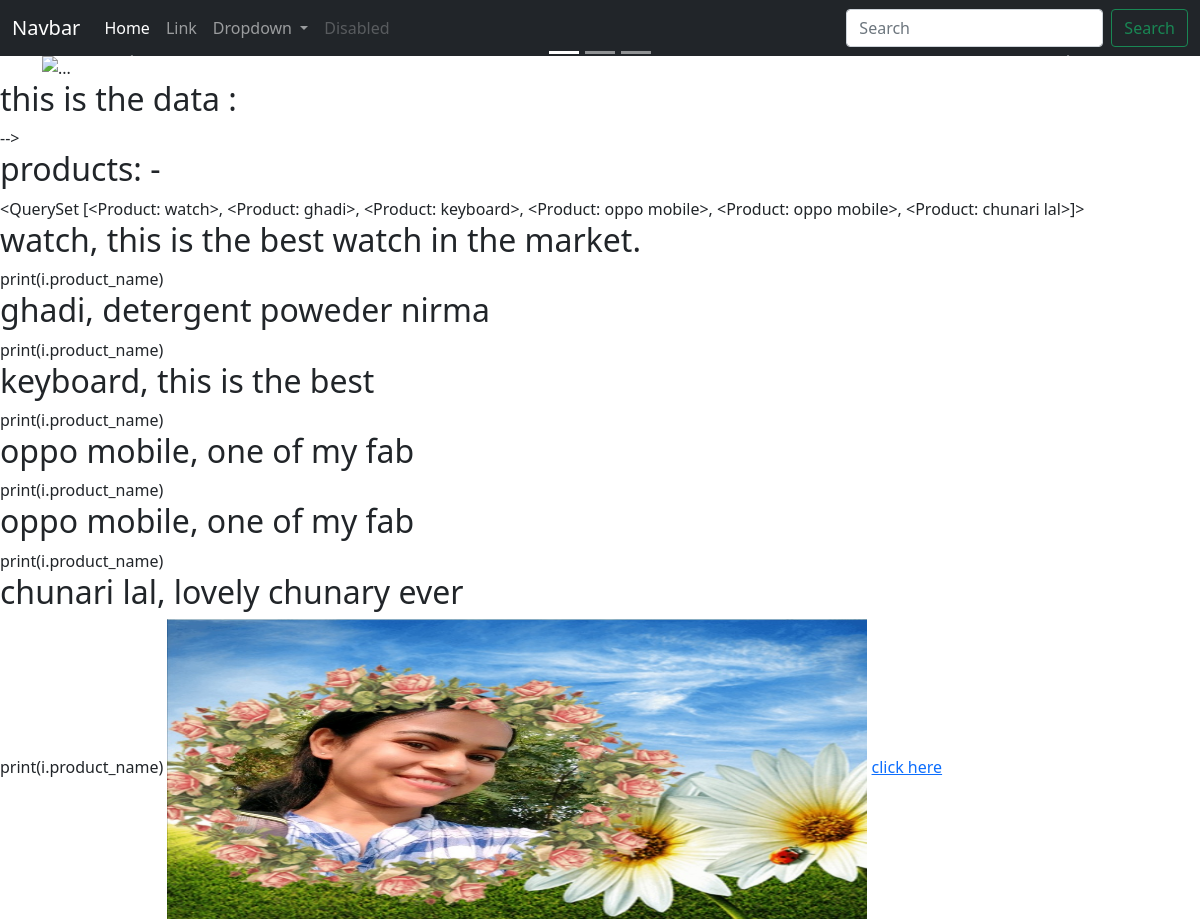
The app's page /shop/ with its own data.
### shop/models.py (models this page shows)
class Product(models.Model):
    product_id = models.AutoField
    product_name = models.CharField(max_length=50)
    desc = models.CharField(max_length=300)
    pub_date = models.DateField()
    image = models.ImageField(upload_to="shop/images", default="")
    def __str__(self):
        return self.product_name

### shop/views.py (the view)
# urls.py: path('',views.index, name='shop'),
def index(request):
    products = Product.objects.all()
    print("hi this is working ")
    print("products", products)
    n = len(products)
    return render(request, 'shop/index.html',{"products":products})

### shop/templates/shop/index.html (shortened to what this page needs)
{% extends 'shop/base.html'%}
{%block body%}
{% load static %}
<h2> this is the data : </h2>-->
<h2> products: -  </h2>
{{products}}
{% for i in products %}
<h2> {{i}}, {{i.desc}} </h2>
print(i.product_name)
{% endfor %}
<img src="{% static 'shop/images/anjali.jpg' %}" alt="My image" height="300px" width="700px"/>
<a href = "{% static 'shop/file.txt' %}">click here</a>
{% endblock body%}

### shop/templates/shop/base.html (shortened to what this page needs)
<!DOCTYPE html>
<html lang="en">
    <head>
        <link href="https://cdn.jsdelivr.net/npm/bootstrap@5.1.3/dist/css/bootstrap.min.css" rel="stylesheet">
    </head>
    <body>
<nav class="navbar navbar-expand-lg navbar-dark bg-dark">
  <div class="container-fluid">
    <a class="navbar-brand" href="#">Navbar</a>
    <div class="collapse navbar-collapse" id="navbarSupportedContent">
      <ul class="navbar-nav me-auto mb-2 mb-lg-0">
        <li class="nav-item">
          <a class="nav-link active" aria-current="page" href="#">Home</a>
        </li>
        <li class="nav-item">
          <a class="nav-link" href="#">Link</a>
        </li>
        <li class="nav-item dropdown">
          <a class="nav-link dropdown-toggle" href="#" id="navbarDropdown" role="button" data-bs-toggle="dropdown" aria-expanded="false">
            Dropdown
          </a>
        </li>
        <li class="nav-item">
          <a class="nav-link disabled">Disabled</a>
        </li>
      </ul>
      <form class="d-flex">
        <input class="form-control me-2" type="search" placeholder="Search" aria-label="Search">
        <button class="btn btn-outline-success" type="submit">Search</button>
      </form>
    </div>
  </div>
</nav>
<div class = "container">
<div id="carouselExampleIndicators" class="carousel slide" data-bs-ride="carousel">
  <div class="carousel-indicators">
    <button type="button" data-bs-target="#carouselExampleIndicators" data-bs-slide-to="0" class="active" aria-current="true" aria-label="Slide 1"></button>
    <button type="button" data-bs-target="#carouselExampleIndicators" data-bs-slide-to="1" aria-label="Slide 2"></button>
    <button type="button" data-bs-target="#carouselExampleIndicators" data-bs-slide-to="2" aria-label="Slide 3"></button>
  </div>
  <div class="carousel-inner">
    <div class="carousel-item active">
      <img src="..." class="d-block w-100" alt="...">
    </div>
  </div>
  <button class="carousel-control-prev" type="button" data-bs-target="#carouselExampleIndicators" data-bs-slide="prev">
    <span class="carousel-control-prev-icon" aria-hidden="true"></span>
  </button>
  <button class="carousel-control-next" type="button" data-bs-target="#carouselExampleIndicators" data-bs-slide="next">
    <span class="carousel-control-next-icon" aria-hidden="true"></span>
  </button>
</div>
    </div>
    {% block body %}
    {% endblock body %}
</body>
</html>

### records on screen
Product: product_name.product_name "<QuerySet [<Product: watch>, <Product: ghadi>, <Product: keyboard>, <Product: oppo mobile>, <Product: oppo mobile>, <Product: chunari lal>]>", product_name "watch", desc "this is the best watch in the market."
Product: product_name "ghadi", desc "detergent poweder nirma"
Product: product_name "keyboard", desc "this is the best"
Product: product_name "oppo mobile", desc "one of my fab"
Product: product_name "oppo mobile", desc "one of my fab"
Product: product_name "chunari lal", desc "lovely chunary ever"
